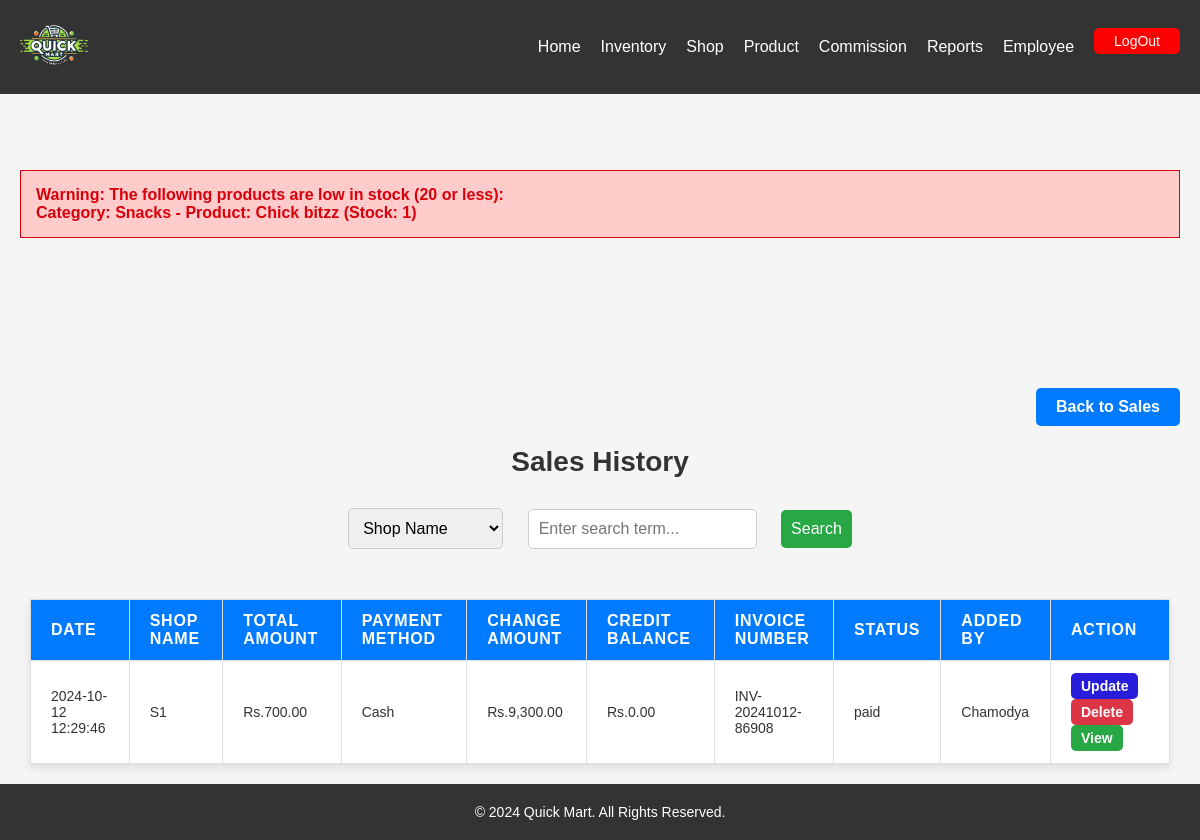
Page /admin_php/admin_salesHistory.php (signed in) on the committed database.
### tables this page shows
CREATE TABLE IF NOT EXISTS `product` (
  `product_id` int NOT NULL AUTO_INCREMENT,
  `product_name` varchar(50) NOT NULL,
  `category` varchar(50) NOT NULL,
  `size` varchar(50) NOT NULL,
  `profit_price` decimal(10,0) NOT NULL,
  `shop_price` decimal(10,0) NOT NULL,
  `retail_price` decimal(10,0) NOT NULL,
  `qty` int NOT NULL DEFAULT '0',
  PRIMARY KEY (`product_id`)
);

CREATE TABLE IF NOT EXISTS `sales` (
  `sale_id` int NOT NULL AUTO_INCREMENT,
  `shop_name` varchar(255) DEFAULT NULL,
  `shop_location` varchar(255) DEFAULT NULL,
  `shop_contact` varchar(50) DEFAULT NULL,
  `payment_method` varchar(50) DEFAULT NULL,
  `paid_amount` decimal(10,2) DEFAULT NULL,
  `change_amount` decimal(10,2) DEFAULT NULL,
  `credit_balance` decimal(10,2) DEFAULT NULL,
  `cheque_number` varchar(100) DEFAULT NULL,
  `reference_number` varchar(100) DEFAULT NULL,
  `total_amount` decimal(10,2) DEFAULT NULL,
  `sale_date` datetime DEFAULT CURRENT_TIMESTAMP,
  `invoice_number` varchar(20) NOT NULL,
  `status` varchar(1000) NOT NULL,
  `product_details` text,
  `added_by` varchar(255) DEFAULT NULL,
  PRIMARY KEY (`sale_id`)
);

### admin_php/admin_salesHistory.php (the view, shortened to what this page needs)
<?php
include '../db_connection.php';
$sales_sql = "SELECT * FROM sales";
$sales_result = $conn->query($sales_sql);
$low_stock_sql = "SELECT category, product_name, qty FROM product WHERE qty <= 20";
$low_stock_result = $conn->query($low_stock_sql);
if ($low_stock_result->num_rows > 0) {
    $low_stock_message = "Warning: The following products are low in stock (20 or less):<br>";
    while ($row = $low_stock_result->fetch_assoc()) {
        $low_stock_message .= "Category: " . htmlspecialchars($row['category']) . " - Product: " . htmlspecialchars($row['product_name']) . " (Stock: " . htmlspecialchars($row['qty']) . ")<br>";
    }
}
?>
<!DOCTYPE html>
<html lang="en">
<head>
    <link rel="stylesheet" href="../admin_css/admin_nav.css?v=1">
    <link rel="stylesheet" href="../admin_css/admin_salesHistory.css">
    <link rel="stylesheet" href="../admin_css/admin_footer.css">
</head>
<body>
    <?php include '../admin_php/admin_nav.php'; ?>
    <br><br><br><br><br>
<?php if (!empty($low_stock_message)): ?>
    <div class="low-stock-notification">
        <?= $low_stock_message ?>
    </div>
<?php endif; ?>
<div class="header-buttons">
    <a href="admin_sales.php">Back to Sales</a>
</div>
<h1>Sales History</h1>
<form method="POST">
    <select name="search_by">
        <option value="shop_name">Shop Name</option>
    </select>
    <input type="text" name="search_value" placeholder="Enter search term..." required>
    <button type="submit" name="search">Search</button>
</form>
<table>
    <thead>
        <tr>
            <th>Date</th>
            <th>Shop Name</th>
            <th>Total Amount</th>
            <th>Payment Method</th>
            <th>Change Amount</th>
            <th>Credit Balance</th>
            <th>Invoice Number</th>
            <th>Status</th>
            <th>Added By</th>
            <th>Action</th>
        </tr>
    </thead>
    <tbody>
        <?php if ($sales_result->num_rows > 0): ?>
            <?php while ($sale = $sales_result->fetch_assoc()): ?>
                <tr>
                    <td><?= htmlspecialchars($sale['sale_date']) ?></td>
                    <td><?= htmlspecialchars($sale['shop_name']) ?></td>
                    <td>Rs.<?= number_format($sale['total_amount'], 2) ?></td>
                    <td><?= htmlspecialchars($sale['payment_method']) ?></td>
                    <td>Rs.<?= number_format($sale['change_amount'] ?? 0, 2) ?></td>
                    <td>Rs.<?= number_format($sale['credit_balance'] ?? 0, 2) ?></td>
                    <td><?= htmlspecialchars($sale['invoice_number']) ?></td>
                    <td><?= htmlspecialchars($sale['status'] ?? 'N/A') ?></td>
                    <td><?= htmlspecialchars($sale['added_by']) ?></td>
                    <td class="actions">
                        <a href="#" class="btn update-sale" data-sale-id="<?= $sale['sale_id'] ?>">Update</a>
                        <a href="?delete_id=<?= $sale['sale_id'] ?>" class="btn btn-danger" onclick="return confirm('Are you sure you want to delete this sale?')">Delete</a>
                        <a href="#" class="view-details btn" data-sale-id="<?= $sale['sale_id'] ?>">View</a>
                    </td>
                </tr>
            <?php endwhile; ?>
        <?php else: ?>
            <tr>
                <td colspan="10">No sales records found.</td>
            </tr>
        <?php endif; ?>
    </tbody>
</table>
<?php include '../admin_php/admin_footer.php'; ?>
</body>
</html>

### admin_css/admin_nav.css (style rules this page uses)
body { font-family: Arial, sans-serif; margin: 0; padding: 0; background-color: #f4f4f4; padding-top: 60px; }

### admin_css/admin_salesHistory.css (style rules this page uses)
body { font-family: 'Segoe UI', Tahoma, Geneva, Verdana, sans-serif; margin: 0; padding: 0; background-color: #f9f9f9; color: #333; }
h1 { font-size: 28px; text-align: center; margin-top: 0px; color: #333; }
.header-buttons { display: flex; justify-content: flex-end; margin: 30px 20px 20px 20px; }
.header-buttons a, .header-buttons form button { background-color: #007bff; color: white; padding: 10px 20px; margin-left: 10px; margin-top: 100px; border: none; border-radius: 5px; text-decoration: none; cursor: pointer; font-weight: bold; transition: background-color 0.3s ease; }
form { text-align: center; margin: 20px auto; }
form select, form input[type="text"], form button { padding: 10px; margin: 10px; border-radius: 5px; border: 1px solid #ccc; font-size: 16px; }
form button { background-color: #28a745; color: white; border: none; cursor: pointer; transition: background-color 0.3s ease; }
table { width: 95%; margin: 20px auto; border-collapse: collapse; background-color: white; box-shadow: 0 4px 8px rgba(0, 0, 0, 0.1); }
table th, table td { padding: 12px 20px; text-align: left; border: 1px solid #ddd; }
table th { background-color: #007bff; color: white; font-weight: bold; text-transform: uppercase; letter-spacing: 0.05em; }
table td { font-size: 14px; color: #333; }
.actions a { display: inline-block; padding: 5px 10px; text-decoration: none; border-radius: 5px; margin-right: 5px; font-weight: bold; }
.actions .update-sale { background-color: #291ddc; color: white; border: none; transition: background-color 0.3s ease; }
.actions .btn-danger { background-color: #dc3545; color: white; border: none; transition: background-color 0.3s ease; }
.actions .view-details { background-color: #28a745; color: white; border: none; transition: background-color 0.3s ease; }

### admin_css/admin_footer.css (style rules this page uses)
* { margin: 0; padding: 0; box-sizing: border-box; }
body { font-family: Arial, sans-serif; display: flex; flex-direction: column; min-height: 100vh; }

### admin_php/admin_salesHistory.php (style rules this page uses)
.low-stock-notification { background-color: #ffcccb; color: #d8000c; padding: 15px; border: 1px solid #d8000c; margin: 20px; font-weight: bold; }

### admin_php/admin_nav.php (style rules this page uses)
body { background-color: whitesmoke; }

### rows in the picture
product: category "Snacks", product_name "Chick bitzz", qty "1"
sales: sale_date "2024-10-12 12:29:46", shop_name "S1", total_amount "700.00", payment_method "Cash", change_amount "9,300.00", credit_balance "0.00", invoice_number "INV-20241012-86908", status "paid", added_by "Chamodya"
